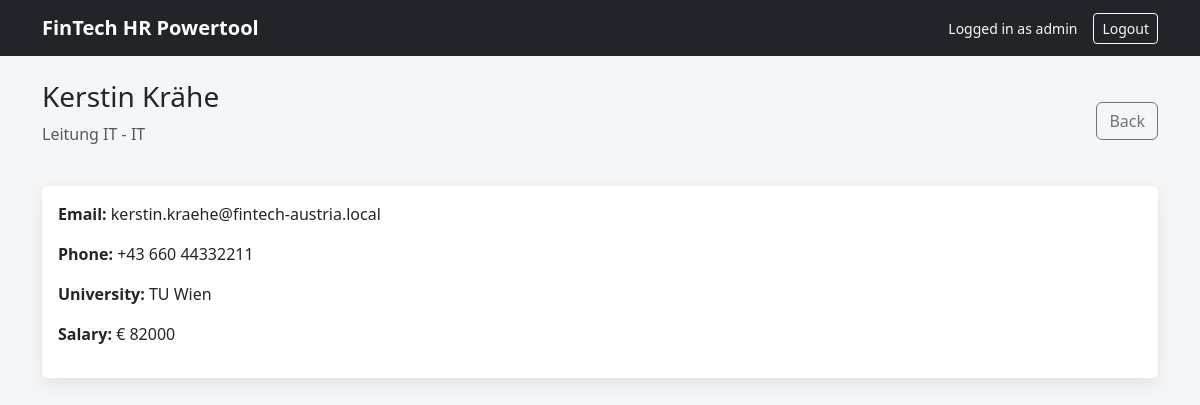
The app's page /employees/2 (signed in) with its own data.
### tables this page shows
CREATE TABLE employees (
                id INTEGER PRIMARY KEY AUTOINCREMENT,
                first_name TEXT NOT NULL,
                last_name TEXT NOT NULL,
                department TEXT NOT NULL,
                position TEXT NOT NULL,
                email TEXT NOT NULL,
                phone TEXT,
                university TEXT,
                salary INTEGER
            );

### app.py (the view)
@app.route("/employees/<int:employee_id>")
def employee_detail(employee_id):
    if "user" not in session:
        return redirect("/")
    with get_connection() as conn:
        employee = conn.execute(
            "SELECT * FROM employees WHERE id = ?",
            (employee_id,)
        ).fetchone()
    if not employee:
        return "Not found", 404
    return render_template("employee_detail.html", employee=employee)

### db.py (called while the page is built)
def get_connection():
    connection = sqlite3.connect(DB_PATH)
    connection.row_factory = sqlite3.Row
    return connection

### templates/employee_detail.html
{% extends "base.html" %}
{% block content %}
<div class="page-header d-flex justify-content-between align-items-center">
    <div>
        <h1 class="h3">
            {{ employee.first_name }} {{ employee.last_name }}
        </h1>
        <p class="text-muted">{{ employee.position }} - {{ employee.department }}</p>
    </div>
    <a class="btn btn-outline-secondary" href="/employees">Back</a>
</div>
<div class="card">
    <div class="card-body">
        <p><strong>Email:</strong> {{ employee.email }}</p>
        {% if employee.phone %}
        <p><strong>Phone:</strong> {{ employee.phone }}</p>
        {% endif %}
        <p><strong>University:</strong> {{ employee.university }}</p>
        <p><strong>Salary:</strong> € {{ employee.salary }}</p>
    </div>
</div>
{% endblock %}

### static/style.css (style rules this page uses)
body { background: #f4f6f8; }
.page-header { margin-bottom: 24px; }
.card { border: none; box-shadow: 0 6px 18px rgba(0, 0, 0, 0.08); }

### records on screen
employees: first_name "Kerstin", last_name "Krähe", position "Leitung IT", department "IT", email "kerstin.kraehe@fintech-austria.local", phone "+43 660 44332211", university "TU Wien", salary "82000"

### other values on screen
{{ session.get("user") }} "admin"
